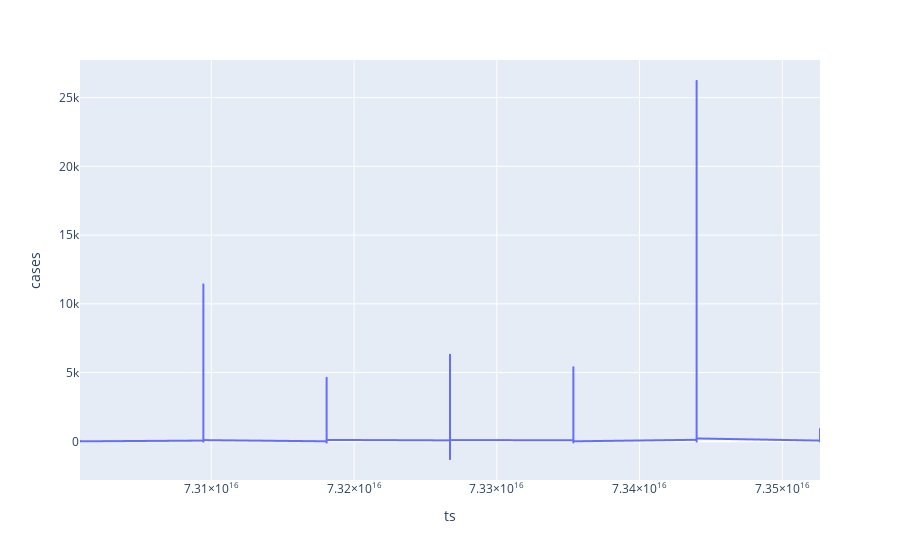

The notebook cell this image was saved under:
### Code cell
fig = px.line(dfs.iloc[-20000:], x="ts", y="cases")
fig.show()

### Figure 1 — Plotly figure (JSON) as saved in the notebook; plotly's stock layout.template omitted (floating-point values rounded to 4 significant figures; data arrays with more than 128 entries replaced by an {"elided": "..."} marker saying what was removed)
{"data": [{"hovertemplate": "ts=%{x}<br>cases=%{y}<extra></extra>", "legendgroup": "", "line": {"color": "#636efa", "dash": "solid"}, "marker": {"symbol": "circle"}, "mode": "lines", "name": "", "showlegend": false, "type": "scattergl", "x": {"elided": "20000 int values"}, "xaxis": "x", "y": {"elided": "20000 int values"}, "yaxis": "y"}], "layout": {"legend": {"tracegroupgap": 0}, "margin": {"t": 60}, "xaxis": {"anchor": "y", "domain": [0, 1], "title": {"text": "ts"}}, "yaxis": {"anchor": "x", "domain": [0, 1], "title": {"text": "cases"}}}}
